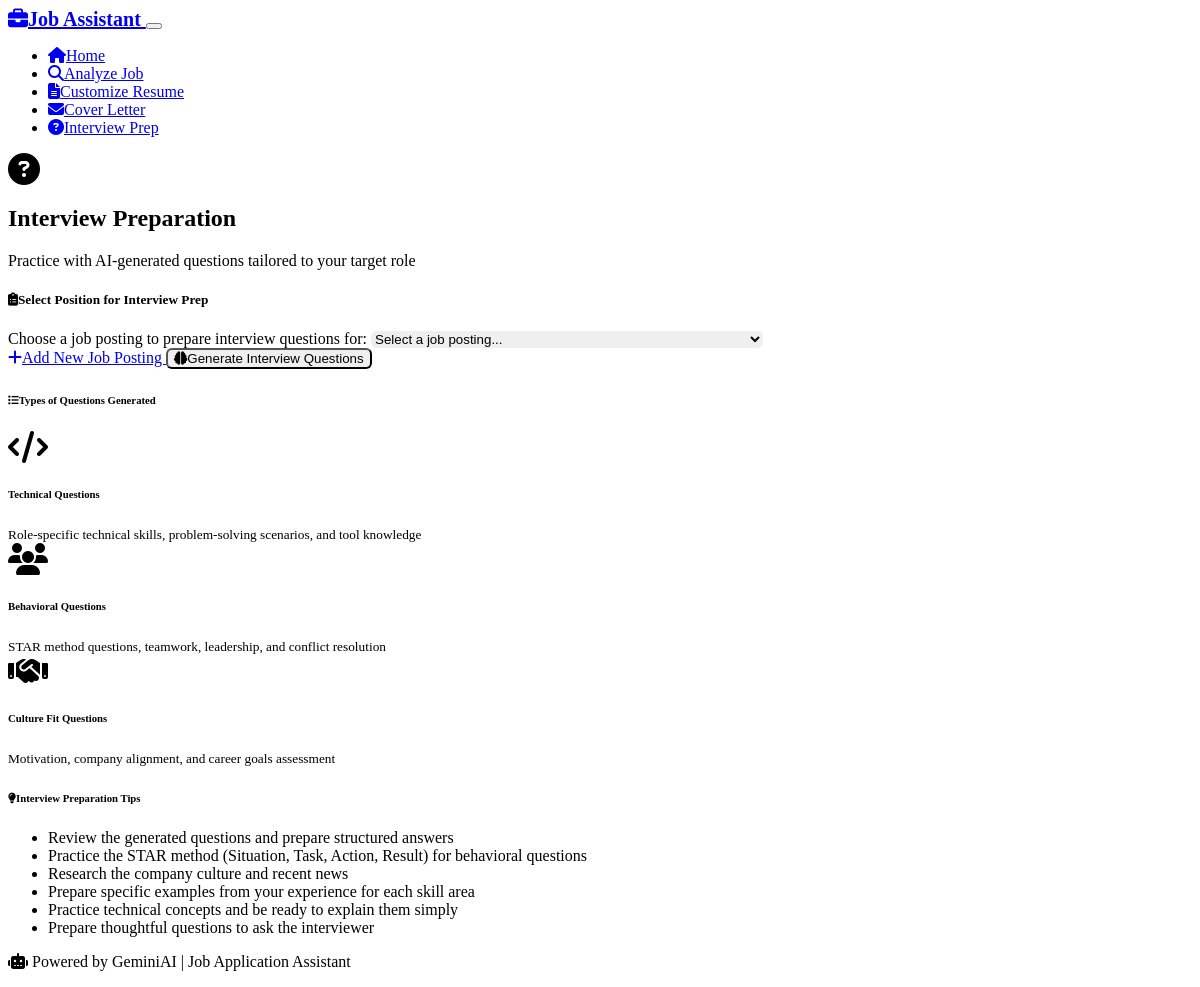
The app's page /interview_prep?job_id=2, older data.
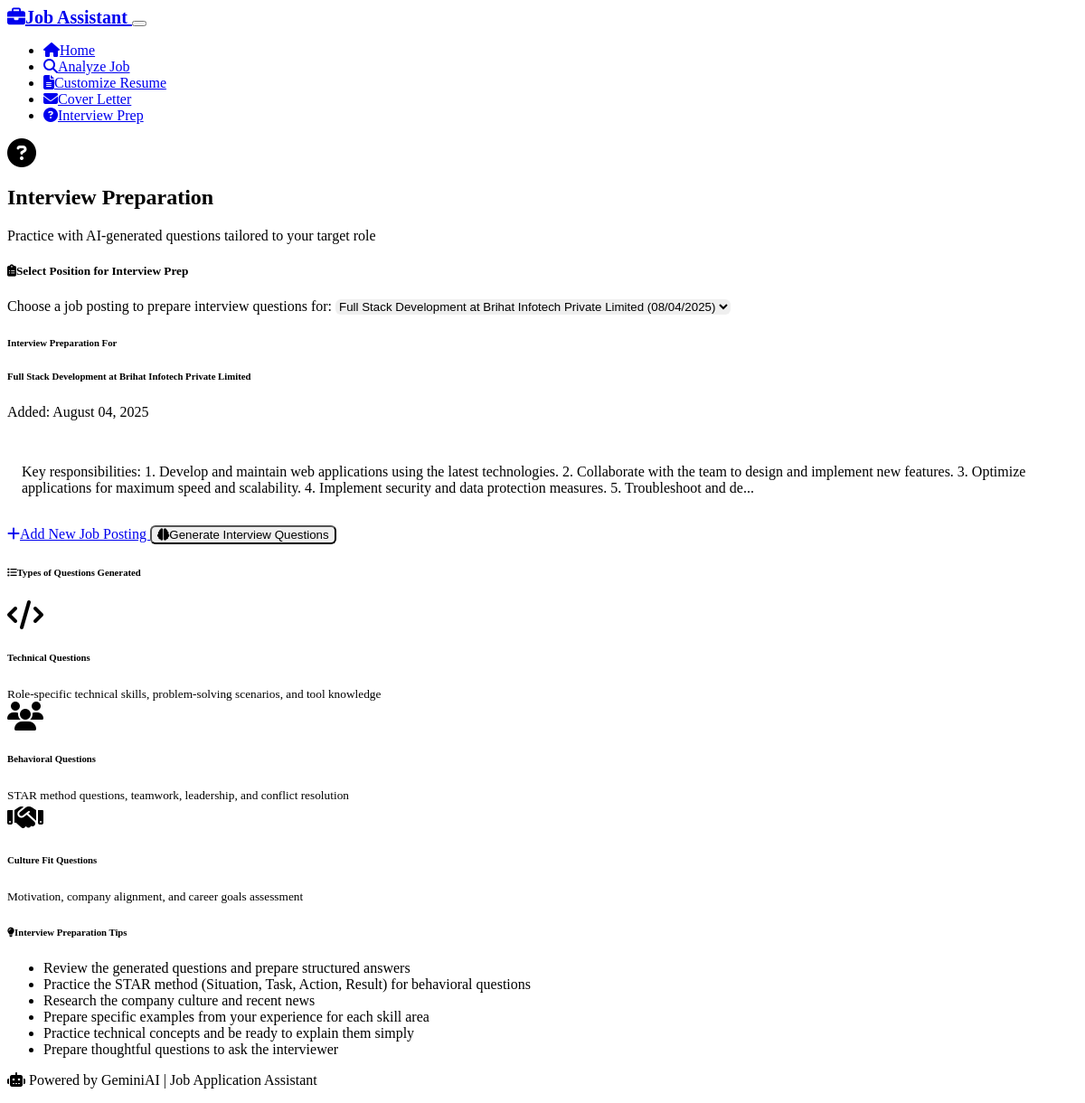
The same page, newer data.
### models.py (models this page shows, shortened)
class JobPosting(db.Model):
    __tablename__ = 'job_posting'
    id = db.Column(db.Integer, primary_key=True)
    title = db.Column(db.String(200), nullable=False)
    company = db.Column(db.String(100), nullable=False)
    description = db.Column(db.Text, nullable=False)
    requirements = db.Column(db.Text)
    created_at = db.Column(db.DateTime, default=datetime.utcnow)

### routes.py (the view)
@app.route('/interview_prep')
def interview_prep():
    job_id = request.args.get('job_id')
    job_posting = None
    if job_id:
        job_posting = JobPosting.query.get(job_id)
    jobs = JobPosting.query.order_by(JobPosting.created_at.desc()).limit(10).all()
    return render_template('interview_prep.html',
                         jobs=jobs,
                         selected_job=job_posting)

### templates/interview_prep.html (shortened to what the changed rows need)
{% extends "base.html" %}
{% block content %}
<div class="container mt-4">
    <div class="row">
        <div class="col-12">
            <div class="d-flex align-items-center mb-4">
                <div>
                    <h2 class="mb-0">Interview Preparation</h2>
                </div>
            </div>
        </div>
    </div>
    <div class="row">
        <div class="col-lg-8 mx-auto">
            <div class="card">
                <div class="card-body">
                    {% if jobs %}
                    <form method="POST" action="{{ url_for('process_interview_prep') }}">
                        <div class="mb-4">
                            <label for="job_id" class="form-label">Choose a job posting to prepare interview questions for:</label>
                            <select class="form-select" id="job_id" name="job_id" required>
                                <option value="">Select a job posting...</option>
                                {% for job in jobs %}
                                <option value="{{ job.id }}"
                                        {% if selected_job and selected_job.id == job.id %}selected{% endif %}>
                                    {{ job.title }} at {{ job.company }}
                                </option>
                                {% endfor %}
                            </select>
                        </div>
                        {% if selected_job %}
                        <div class="card mb-4">
                            <div class="card-header">
                                <h6 class="mb-0">Interview Preparation For</h6>
                            </div>
                            <div class="card-body">
                                <h6><strong>{{ selected_job.title }}</strong> at {{ selected_job.company }}</h6>
                                <p class="text-muted small mb-2">Added: {{ selected_job.created_at.strftime('%B %d, %Y') }}</p>
                                <div class="description-preview">
                                    <p class="mb-0">{{ selected_job.description[:300] }}{% if selected_job.description|length > 300 %}...{% endif %}</p>
                                </div>
                            </div>
                        </div>
                        {% endif %}
                        <div class="d-grid gap-2 d-md-flex justify-content-md-between">
                            <a href="{{ url_for('analyze_job') }}" class="btn btn-outline-primary">
                                <i class="fas fa-plus me-2"></i>Add New Job Posting
                            </a>
                            <button type="submit" class="btn btn-warning">
                                <i class="fas fa-brain me-2"></i>Generate Interview Questions
                            </button>
                        </div>
                    </form>
                    {% endif %}
                </div>
            </div>
        </div>
    </div>
</div>
{% endblock %}

Row changes from the older to the newer data that the page shows:
added JobPosting: title "Full Stack Development", company "Brihat Infotech Private Limited", created_at "August 04, 2025", description "Key responsibilities: 1. Develop and maintain web applications using the latest technologies. 2. Collaborate with the team to design and implement new features. 3. Optimize applications for maximum speed and scalability. 4. Implement security and data protection measures. 5. Troubleshoot and de"
Text that changed along with them:
form field job_id: "Select a job posting..." → "Full Stack Development at Brihat Infotech Private Limited (08/04/2025)"
text now shown: "Interview Preparation For at Added: ..."
